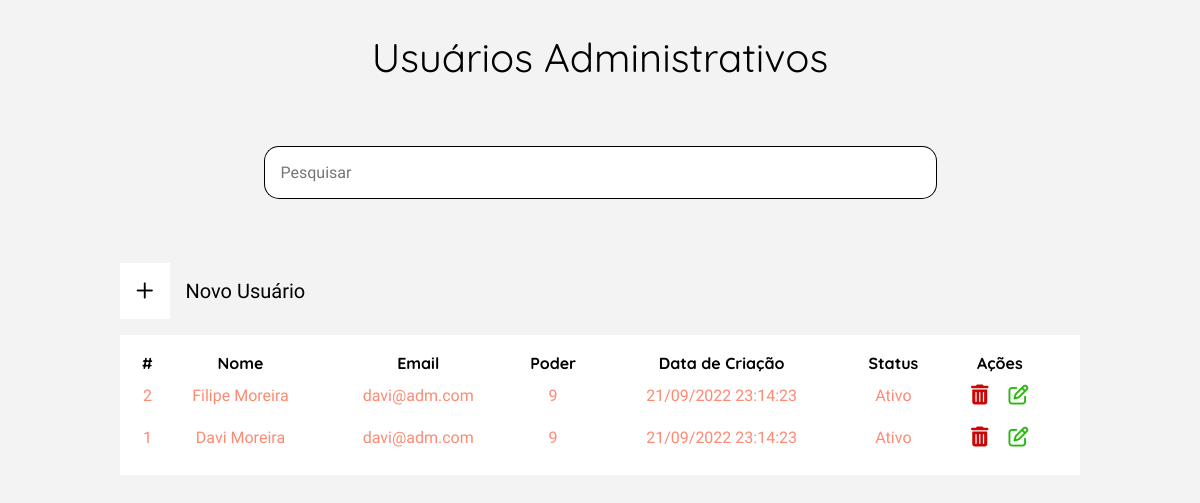
The page /view/listUsuariosADM.php on the database as committed earlier.
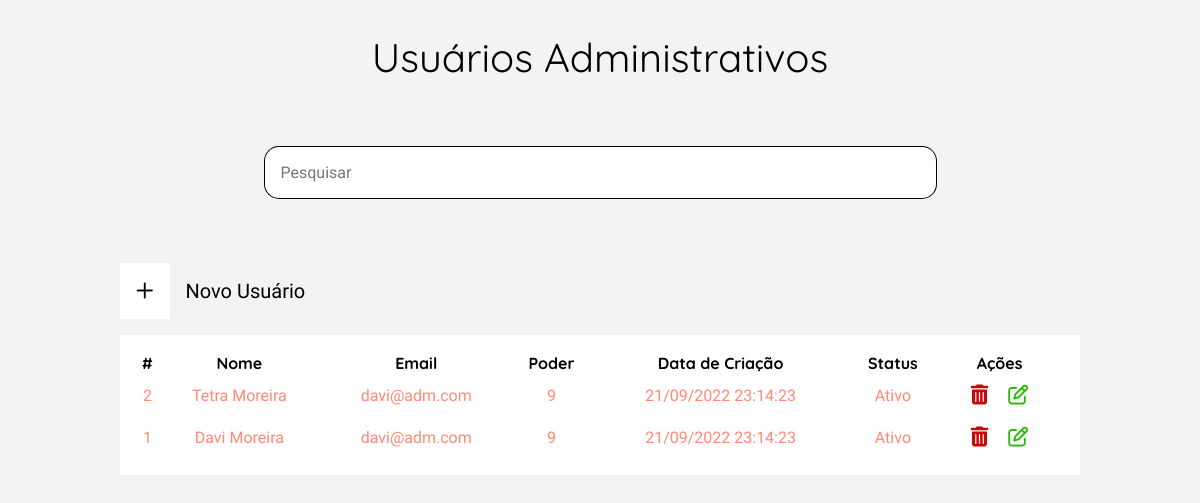
The same page on the database as committed later.
### tables this page shows
CREATE TABLE adm_administrador(
	id_adm INT AUTO_INCREMENT NOT NULL PRIMARY KEY,
	nome_adm VARCHAR(300) NOT NULL COMMENT 'nome do administrador',
	email_adm VARCHAR(300) NOT NULL COMMENT 'email do administrador',
	senha_adm VARCHAR(64) NOT NULL COMMENT 'senha em sha256',
	poder_adm INT(1) NOT NULL COMMENT  'abrangencia do usuario no sistema',
	status INT(1) NOT NULL COMMENT '1 - ativo; 0 - inativo',
	data_reg_adm DATETIME DEFAULT CURRENT_TIMESTAMP NOT NULL  COMMENT 'data e hora do registro'
);

### model/conexao.class.php (called while the page is built, shortened)
<?php
class Conexao{
    public function __construct(){
        try{
            $this->pdo = new PDO("mysql:dbname=2ucase_bd2;host=localhost","root","");
        }catch(PDOException $e){
            echo "Erro com banco de dados: " . $e->getMessage() . "<br>";
            exit();
        }catch(Exception $e){
            echo "Erro generico: " . $e->getMessage() . "<br>";
            exit();
        }
    }
}
?>

### model/Manager.class.php (called while the page is built, shortened)
<?php
require_once 'Conexao.class.php';
class Manager extends Conexao {
	public function listClient($table, $columnName) {
        $cmd = $this->pdo->query("SELECT * FROM {$table} ORDER by {$columnName} DESC");
        $res = $cmd->fetchAll(PDO::FETCH_ASSOC);
        return $res;
	}
}

### view/listUsuariosADM.php (the view, shortened to what this page needs)
<?php
require_once "../model/Manager.class.php";
$manager = new Manager();
$resultListUsuarios = $manager->listClient('adm_administrador', 'id_adm');
?>
<!DOCTYPE html>
<html lang="pt-br">
<head>
    <?php require_once "../config/config.php"; ?>
    <link rel="stylesheet" href="../assets/css/usuariosADM.css">
</head>
<body id="body-margin">
    <main class="container-produto">
        <h1>Usuários Administrativos</h1>
        <article class="container-pesquisa">
            <form action="../controller/ControllerUsuariosADM.php" method="POST">
                <div class="input-pesquisa">
                    <input type="text" name="searchBarUsuarios" placeholder="Pesquisar" id="pesquisar-input">
                    <input type="submit" value="">
                </div>
            </form>
        </article>
        <section class="container-tabela-filter">
            <section class="container-filters">
                <button id="btn-new-produto" onclick="window.location.href='./CRUDAddUsuario.php'">
                    <div class="icon-container">
                        <i class="fa-regular fa-plus"></i>
                    </div>
                    Novo Usuário
                </button>
            </section>
            <section class="container-tabela">
                <table class="table-clientes">
                    <tr>
                        <th>#</th>
                        <th>Nome</th>
                        <th>Email</th>
                        <th>Poder</th>
                        <th>Data de Criação</th>
                        <th>Status</th>
                        <th>Ações</th>
                    </tr>
                    <?php
                    if (count($resultListUsuarios) > 0) :
                        for ($i = 0; $i < count($resultListUsuarios); $i++) :
                            $timestamp = strtotime($resultListUsuarios[$i]["data_reg_adm"]);
                            $newDate = date("d-m-Y H:i:s", $timestamp);
                            $dateExib = str_replace('-', '/', $newDate)
                    ?>
                            <tr>
                                <td><?= $resultListUsuarios[$i]['id_adm'] ?></td>
                                <td><?= $resultListUsuarios[$i]['nome_adm'] ?></td>
                                <td><?= $resultListUsuarios[$i]['email_adm'] ?></td>
                                <td><?= $resultListUsuarios[$i]['poder_adm'] ?></td>
                                <td><?= $dateExib ?></td>
                                <td><?= $resultListUsuarios[$i]['status'] == 1 ? "Ativo" : "Inativo" ?></td>
                                <td id="btn-actions">
                                    <button id="delete-prod" onclick="window.location.href='../controller/ControllerUsuariosADM.php?id=<?= $resultListUsuarios[$i]['id_adm'] ?>&action=deleteUserADM'">
                                        <i class="fa-solid fa-trash-can"></i>
                                    </button>
                                    <button id="edit-prod" onclick="window.location.href='./CRUDEditUsuarioADM.php?id=<?= $resultListUsuarios[$i]['id_adm'] ?>'">
                                        <i class="fa-regular fa-pen-to-square"></i>
                                    </button>
                                </td>
                            </tr>
                    <?php
                        endfor;
                    else :
                        echo "<td style='margin-top: 20px;' colspan=7>Dados não encontrados!</td>";
                    endif;
                    ?>
                </table>
            </section>
        </section>
    </main>
</body>
</html>

### config/config.php (shortened to what this page needs)
<!DOCTYPE html>
<html lang="en">
<head>
    <link rel="stylesheet" href="../assets/css/reset.css">
</head>
</html>

### assets/css/usuariosADM.css (style rules this page uses)
.container-produto { display: flex; flex-direction: column; align-items: center; justify-content: center; gap: 4rem; margin-top: 2rem; }
.input-pesquisa { display: flex; }
.input-pesquisa input[type=text] { background-color: #ffff; padding: 1rem; border: 1px solid #000; border-right: none; width: 40rem; border-bottom-left-radius: 15px; border-top-left-radius: 15px; }
.input-pesquisa input[type=submit] { background-color: #ffff; border: 1px solid #000; border-left: none; background-image: url('../../view/img/lupapesquisa.png'); background-size: 20px 20px; background-position-y: center; background-position-x: center; background-repeat: no-repeat; padding: 1rem; cursor: pointer; border-bottom-right-radius: 15px; border-top-right-radius: 15px; }
.container-tabela-filter { display: flex; flex-direction: column; align-items: center; width: 60rem; }
.container-filters { display: flex; justify-content: space-between; width: 100%; align-items: flex-end; }
#btn-new-produto { display: flex; align-items: center; gap: 1rem; background-color: transparent; border: none; cursor: pointer; }
#btn-new-produto .icon-container { background-color: #ffff; padding: 1rem; cursor: pointer; }
.container-tabela { width: 100%; background-color: #ffff; margin-top: 1rem; }
.container-tabela .table-clientes { width: 100%; padding: 1rem; }
.table-clientes tr td { text-align: center; }
#btn-actions button { padding: .5rem; background-color: transparent; border: none; }
#btn-actions #edit-prod i { color: #25b808; cursor: pointer; }
#btn-actions #delete-prod i { color: #ca0606; cursor: pointer; }

Rows that differ between the two databases and show on the page:
changed adm_administrador id 2: nome_adm "Filipe Moreira" → "Tetra Moreira"
